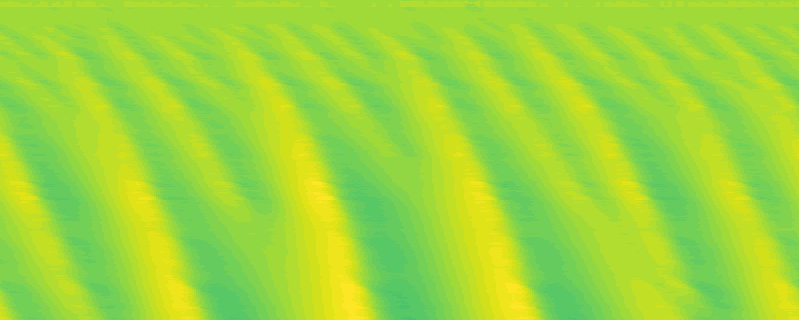
#> input picture data/jgrf217-sup-0002-ms01.png, 799 x 320 px, given in place of jgrf217-sup-0006-ms05.avi, which was not available
$ jupyter execute --allow-errors shorelinesfrom2006.ipynb   (shell and % lines are left out)   (text cells are left out)
#> lines starting #> are read from the running program, lines starting #| are printed output that depends on the picture; pictures that were not available may be replaced by others from this repository, and a replacement may not be noted
[cell 1]
import cv2
import numpy as np
import matplotlib.pyplot as plt

[cell 2]
cap = cv2.VideoCapture("jgrf217-sup-0006-ms05.avi")

[cell 3]
fc = int(cap.get(cv2.CAP_PROP_FRAME_COUNT))
frames = np.zeros((int(cap.get(cv2.CAP_PROP_FRAME_COUNT)), \
                   int(cap.get(cv2.CAP_PROP_FRAME_HEIGHT)), \
                   int(cap.get(cv2.CAP_PROP_FRAME_WIDTH)), 3), np.dtype('uint8'))
fc

[cell 4]
fidx = 0
ret = True

while (fidx < fc  and ret):
    ret, frames[fidx] = cap.read()
    frames[fidx] = cv2.cvtColor(frames[fidx],cv2.COLOR_BGR2RGB)
    fidx += 1

cap.release()

[cell 5]
plt.imshow(frames[0]) #(frame)

[cell 6]
plt.imshow(frames[-1])#(lastframe)

[cell 7]
frames[-1,:,300,0]

[cell 8]
coastlines = np.array([(frames[frame,:,:,0]>25).sum(axis=0) for frame in range(fc)])

[cell 9]
coastlines.shape

[cell 10]
plt.imshow(coastlines)
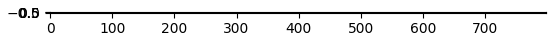
#> figure drawn by matplotlib, 1 panel

[cell 11]
frames.shape

[cell 12]
coastlines = np.array([frames.shape[1]-(frames[frame,:,:,0]>25).argmax(axis=0) for frame in range(fc)])

[cell 13]
plt.imshow(coastlines)

#> (a cell that did not finish here is left out)

#> (a cell that did not finish here is left out)

#> (a cell that did not finish here is left out)

[cell 17]
plt.imshow(frames[-1,:,:,0]>100)#(lastframe)
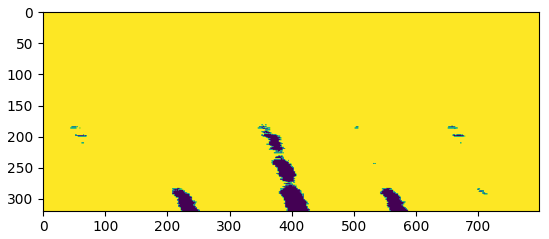
#> figure drawn by matplotlib, 1 panel

[cell 18]
edges = cv2.Canny((frames[-1,:,:,0]>100).astype('uint8'), 0, 0) # No higher thresholds work
plt.imshow(edges)
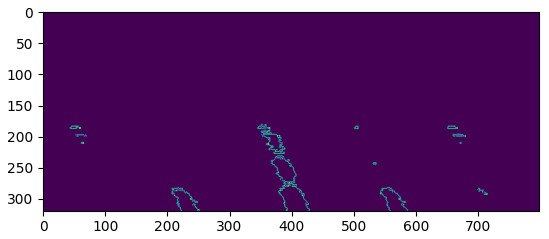
#> figure drawn by matplotlib, 1 panel

[cell 19]
plt.scatter(*np.flip(edges.T,axis=1).nonzero(),s=1)
plt.gca().set_aspect('equal')
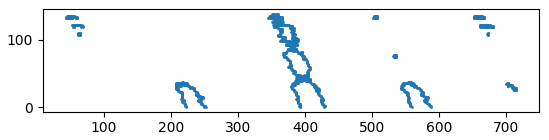
#> figure drawn by matplotlib, 1 panel

[cell 20]
# Needs to be <, or else it just finds two components (land and ocean)
data = frames[-1,:,:,0]<100
nb_components, output, stats, centroids = cv2.connectedComponentsWithStats(data.astype('uint8'), connectivity=8)

[cell 21]
# This could use area with stats[:,-1], but theoretically land could be bigger, \
# so I match leftmost and topmost coordinates to 0,0 to ensure we pick the ocean component
data[output!=(stats[:,:2]==[0,0]).all(axis=1).argmax()] = 0 # zero because of using < (less than)
plt.imshow(~data) # ~ inverts (to match previous plots)

[cell 22]
edges = cv2.Canny((~data).astype('uint8'), 0, 0) # No higher thresholds work
plt.imshow(edges)

[cell 23]
plt.scatter(*np.flip(edges.T,axis=1).nonzero(),s=1)
plt.gca().set_aspect('equal')
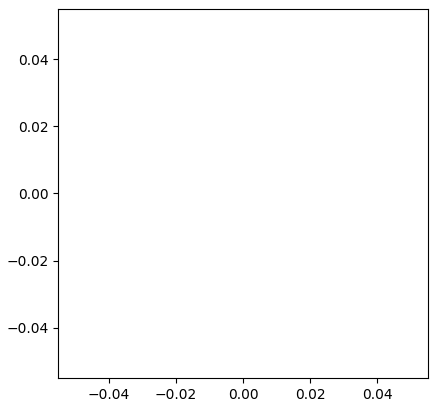
#> figure drawn by matplotlib, 1 panel

[cell 24]
def findcoasts(frame,red=100,openCoastsOnly=False):
    # Needs to be <, or else it just finds two components (land and ocean)
    data = frames[frame,:,:,0]<red
    if openCoastsOnly:
        nb_components, output, stats, centroids = cv2.connectedComponentsWithStats(data.astype('uint8'), connectivity=8)
        # This could use area with stats[:,-1], but theoretically land could be bigger, \
        # so I match leftmost and topmost coordinates to 0,0 to ensure we pick the ocean component
        data[output!=(stats[:,:2]==[0,0]).all(axis=1).argmax()] = 0 # zero because of using < (less than)
    edges = cv2.Canny((~data).astype('uint8'), 0, 0) # No higher thresholds work
    return np.array(np.flip(edges.T,axis=1).nonzero()).T

[cell 25]
np.array(findcoasts(-1))

#> (a cell that did not finish here is left out)

plt.gca().set_aspect('equal')

[cell 27]
coastlinesPC = [findcoasts(frame) for frame in range(fc)]

[cell 28]
max([f.shape[1] for f in coastlinesPC])

[cell 29]
def writePts2Txt(x,y,filename):
    with open(filename, "w") as file:
        for index in range(len(x)):
            file.write(str(x[index]) + " " + str(y[index]) + "\n")
        file.seek(file.tell() - 1, 0)
        file.truncate()

def appendPts2Txt(x,y,filename):
    with open(filename, "a") as file:
        file.write(str("\n\n"))
        for index in range(len(x)):
            file.write(str(x[index]) + " " + str(y[index]) + "\n")
        file.seek(file.tell() - 1, 0)
        file.truncate()

[cell 30]
np.savez_compressed('test',*coastlinesPC)

[cell 31]
readin = np.load('test.npz')

[cell 32]
readin

[cell 33]
[readin[key] for key in readin.keys()]

[cell 34]
readin.close()

[cell 35]
coastlinesPC

#> (a cell that did not finish here is left out)

[cell 37]
import cv2
import numpy as np
# from PIL import Image

[cell 38]
def findcoasts(frame,red=100,openCoastsOnly=False):
    # Needs to be <, or else it just finds two components (land and ocean)
    # Here, frame is passed in as 3d array
    data = frame[:,:,0]<red
    if openCoastsOnly:
        nb_components, output, stats, centroids = cv2.connectedComponentsWithStats(data.astype('uint8'), connectivity=8)
        # This could use area with stats[:,-1], but theoretically land could be bigger, \
        # so I match leftmost and topmost coordinates to 0,0 to ensure we pick the ocean component
        data[output!=(stats[:,:2]==[0,0]).all(axis=1).argmax()] = 0 # zero because of using < (less than)
    edges = cv2.Canny((~data).astype('uint8'), 0, 0) # No higher thresholds work
    return np.array(np.flip(edges.T,axis=1).nonzero()).T

[cell 39]
for fnum in range(1,6):
    fnBase = f"jgrf217-sup-000{fnum+1}-ms0{fnum}"
    print(fnBase)
    cap = cv2.VideoCapture(fnBase+".avi")
    fc = int(cap.get(cv2.CAP_PROP_FRAME_COUNT))
    frames = np.zeros((int(cap.get(cv2.CAP_PROP_FRAME_COUNT)), \
                       int(cap.get(cv2.CAP_PROP_FRAME_HEIGHT)), \
                       int(cap.get(cv2.CAP_PROP_FRAME_WIDTH)), 3), np.dtype('uint8'))
    print(fc)

    fidx = 0
    ret = True
    while (fidx < fc  and ret):
        ret, frames[fidx] = cap.read()
        frames[fidx] = cv2.cvtColor(frames[fidx],cv2.COLOR_BGR2RGB)
        fidx += 1
    cap.release()

    # For good measure, save the pretty argmax plots as png
    imArr = np.array([frames.shape[1]-(frames[frame,:,:,0]>25).argmax(axis=0) for frame in range(fc)])
    #Image.fromarray(255*imArr/imArr.max(), 'L').save(fnBase+".png")
    cv2.imwrite(fnBase+".png",cv2.applyColorMap((255*imArr/imArr.max()).astype('uint8'),16))

    np.savez_compressed(fnBase,*[findcoasts(frames[frame]) for frame in range(fc)])

[cell 40]
coasts = dict()
#> coasts = 0 items
for fnum in range(1,6):
    fnBase = f"jgrf217-sup-000{fnum+1}-ms0{fnum}"
    readin = np.load(fnBase+".npz")
    coasts[fnBase] = [readin[key] for key in readin.keys()]
    readin.close()
